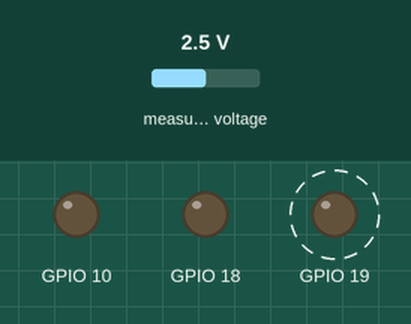
A program run on a simulated ESP32-C3. Shown: output pins drawn as LEDs (lit = HIGH). Dashed ring = blinking. Inputs (shaded band) come from the test bench; at power-on: measured voltage 2.5 V. What the program prints to the serial monitor is not drawn.

Above: at 0.43 s.
Timing chart, 0 to 5.7 s (numbered marks = the images above):
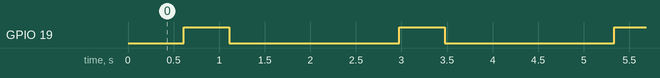

Measured:
- by itself, GPIO 19: alternates HIGH for 0.50 s and LOW for 1.9 s

The program:

main.cpp
```cpp
/*
  Dave Williams, DitroniX 2019-2024 (ditronix.net)
  Full header information in README

  This test code is OPEN SOURCE and formatted for easier viewing.  Although is is not intended for real world use, it may be freely used, or modified as needed.
  It is distributed on an "AS IS" BASIS, WITHOUT WARRANTIES OR CONDITIONS OF ANY KIND, either express or implied.

  Further information, details and examples can be found on our website and also GitHub wiki pages:
  * github.com/DitroniX
  * github.com/DitroniX/IBEM-IoT-Battery-Energy-Monitor
  * github.com/DitroniX/IBEM-IoT-Battery-Energy-Monitor/wiki
  * hackster.io/DitroniX/ibem-esp32c3-iot-battery-energy-monitor-solar-inverters-0342b12b1
*/

// Libraries
#include <Arduino.h>
#include <RGBLed.h>     //https://github.com/wilmouths/RGBLed
#include <ADS1115_WE.h> // https://github.com/wollewald/ADS1115_WE?utm_source=platformio&utm_medium=piohome

// ****************  VARIABLES / DEFINES / STATIC / STRUCTURES / CONSTANTS ****************

// ******************************** DATA ********************************

// Define I2C (Expansion Port)
#define I2C_SDA 4
#define I2C_SCL 5
#define I2C_CLOCK 4000000UL

// ******************************** INPUTS ********************************
#define User_Button 9 // User Button also Manual PGM

// ******************************** OUTPUTS ********************************
#define LED_Red 10   // User RGB
#define LED_Green 18 // User RGB
#define LED_Blue 19  // User RGB

// ******************************** ADC ********************************
// Default IBEM ADS1115 Address
#define IBEM_ADS1115 0x48

// Variables User
const int AverageSamples = 20; // Average Multi-Samples on each Channel Read.  (Default 20)
const int AverageDelay = 10;   // Average Inter Multi-Sample ms Delay.  (Default 10)

// Voltage User
const float DCVoltageThreshold = 6.00; // Minimum Voltage > USB - removing noise. (Default 6.00)
const float DCVoltageOffset = 0.00;    // Battery Voltage Zero Calibration Offset.  (Default 0.00)

// Voltage Other
float VoltageFactor = 30.9396; // DC Input Multiplier (Default 30.9396)
float VoltageFudge = 0.53;     // DC Input Fudge Factor for Diode (Default 0.53)

// **************** INSTANCES ****************

RGBLed led(LED_Red, LED_Green, LED_Blue, RGBLed::COMMON_CATHODE);

ADS1115_WE adc = ADS1115_WE(IBEM_ADS1115); // 16bit ADC

// ADC Channels
// * Channel 0 - DC Voltage Input
// * Channel 1 - Current Sensor 1
// * Channel 2 - Current Sensor 1
// * Channel 3 - NTC Temperature

// **************** FUNCTIONS AND ROUTINES ****************

// Initialise IBEM ADS1115 ADC (Default Address 0x48)
void Initialise_ADS1115_ADC()
{

  Serial.println("Initialising ADC\n");

  // Functions https://github.com/wollewald/ADS1115_WE/blob/master/List%20of%20public%20functions.pdf

  /* Set the voltage range of the ADC to adjust the gain
   * ADS1115_RANGE_6144  ->  +/- 6144 mV 2/3x gain +/- 6.144V  1 bit = 0.1875mV
   * ADS1115_RANGE_4096  ->  +/- 4096 mV (default) 1x gain   +/- 4.096V  1 bit = 0.125mV
   * ADS1115_RANGE_2048  ->  +/- 2048 mV +/- 2.048V  1 bit = 0.0625mV
   * ADS1115_RANGE_1024  ->  +/- 1024 mV +/- 1.024V  1 bit = 0.03125mV
   * ADS1115_RANGE_0512  ->  +/- 512 mV +/- 0.512V  1 bit = 0.015625mV
   * ADS1115_RANGE_0256  ->  +/- 256 mV +/- 0.256V  1 bit = 0.0078125mV
   */

  adc.setVoltageRange_mV(ADS1115_RANGE_4096); // (Default ADS1115_RANGE_4096)
  adc.setCompareChannels(ADS1115_COMP_0_GND);
  adc.setMeasureMode(ADS1115_CONTINUOUS);
  adc.setConvRate(ADS1115_128_SPS);

} // Initialise_ADS1115_ADC

// Read and Calculate Average Value with Reduce Jitter
float readChannel(ADS1115_MUX channel)
{
  float VoltageRaw = 0.0;

  adc.setCompareChannels(channel);

  for (int i = 0; i < AverageSamples; i++)
  {
    VoltageRaw = VoltageRaw + adc.getResult_V();
    delay(AverageDelay);
  }
  VoltageRaw = VoltageRaw / AverageSamples;
  return VoltageRaw;
} // readChannel

// **************** SETUP ****************
void setup()
{
  // Stabalise
  delay(250);

  // Initialise UART
  Serial.begin(115200, SERIAL_8N1); // 115200
  while (!Serial)
    ;
  Serial.println("");

  // Initialise I2C
  Wire.begin(I2C_SDA, I2C_SCL);
  Wire.setClock(I2C_CLOCK); // 400kHz | Standard-mode (Sm) and Fast-mode (Fm) which can go up to 100kHz and 400kHz respectively

  Initialise_ADS1115_ADC();
}

// **************** LOOP ****************
void loop(void)
{
  float ADCV0, DCVoltage;

  // DC Input Voltage
  ADCV0 = readChannel(ADS1115_COMP_0_GND);
  DCVoltage = ((ADCV0 * VoltageFactor) + VoltageFudge) + DCVoltageOffset;
  Serial.print("DC Voltage: \t");
  Serial.println(DCVoltage);

  // Heatbeat
  led.flash(RGBLed::BLUE, 500);
  delay(1000);
}
```
